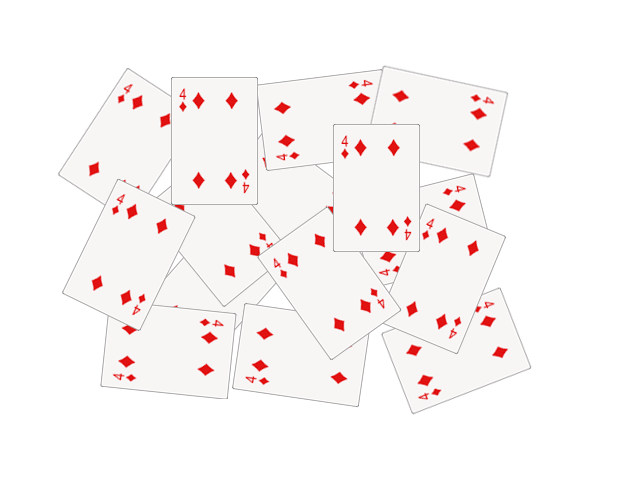
#> input picture seminars/seminar_10/data/cards.png, 640 x 480 px
$ jupyter execute Seminar_10.ipynb   (older library calls are emulated)
#> lines starting #> are read from the running program, lines starting #| are printed output that depends on the picture; after the words box and inside, x2 and y2 are one past the last pixel; in counts of white or black regions, pixels touching at a corner belong together
<center>

# [Компьютерное зрение](http://rairi.ru/wiki/index.php/%D0%9A%D0%BE%D0%BC%D0%BF%D1%8C%D1%8E%D1%82%D0%B5%D1%80%D0%BD%D0%BE%D0%B5_%D0%B7%D1%80%D0%B5%D0%BD%D0%B8%D0%B5)

## <center> Семинар 10 - Классические алгоритмы сегментации изображения и обнаружения объектов

<a target="_blank" href="https://colab.research.google.com/github/alexmelekhin/cv_course_2023/blob/main/seminars/seminar_10/Seminar_10.ipynb">

</a>

***

[cell 1]
import random as rng

import cv2
import numpy as np
import matplotlib.pyplot as plt


rng.seed(12345)

[cell 2]
# !mkdir -p data
# !wget https://github.com/opencv/opencv/raw/4.x/samples/data/cards.png -O data/cards.png

# Image Segmentation with Distance Transform and Watershed Algorithm

Источник - https://docs.opencv.org/3.4/d2/dbd/tutorial_distance_transform.html

[cell 3]
img_src = cv2.cvtColor(cv2.imread("data/cards.png"), cv2.COLOR_BGR2RGB)
plt.imshow(img_src)

[cell 4]
# Change the background from white to black, since that will help later to extract
# better results during the use of Distance Transform
img = img_src.copy()
img[np.all(img == 255, axis=2)] = 0

plt.imshow(img)

[cell 5]
# Create a kernel that we will use to sharpen our image
# an approximation of second derivative, a quite strong kernel
kernel = np.array([[1, 1, 1], [1, -8, 1], [1, 1, 1]], dtype=np.float32)
# do the laplacian filtering as it is
# well, we need to convert everything in something more deeper then CV_8U
# because the kernel has some negative values,
# and we can expect in general to have a Laplacian image with negative values
# BUT a 8bits unsigned int (the one we are working with) can contain values from 0 to 255
# so the possible negative number will be truncated
imgLaplacian = cv2.filter2D(img, cv2.CV_32F, kernel)
sharp = np.float32(img)
imgResult = sharp - imgLaplacian
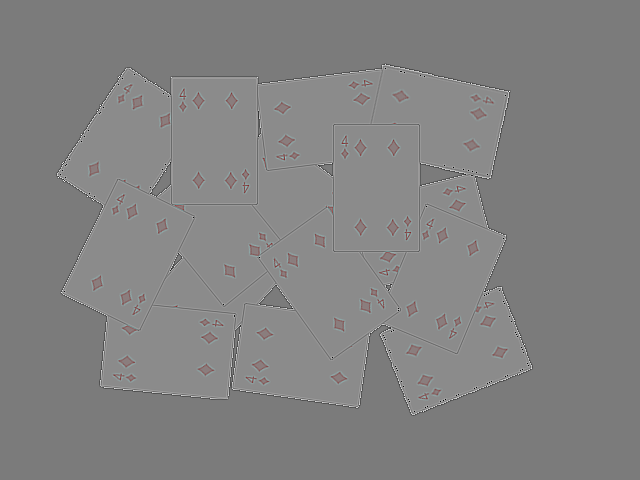
#> imgResult: shape (480, 640, 3) float32; mean R, G, B 102.2, 97.1, 97.1; drawn with min black and max white
# convert back to 8bits gray scale
imgResult = np.clip(imgResult, 0, 255)
imgResult = imgResult.astype('uint8')
imgLaplacian = np.clip(imgLaplacian, 0, 255)
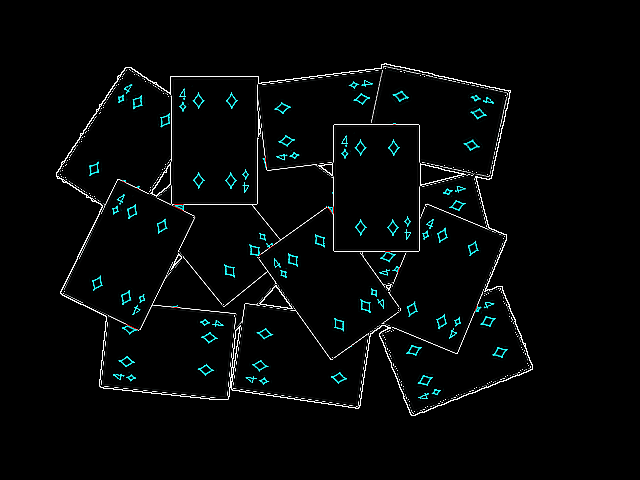
#> imgLaplacian: shape (480, 640, 3) float32; mean R, G, B 5.3, 7.7, 7.7
imgLaplacian = np.uint8(imgLaplacian)
plt.figure(figsize=(10, 5))
plt.subplot(121)
plt.imshow(imgLaplacian)
plt.subplot(122)
plt.imshow(imgResult)

### Бинаризация изображения

[cell 6]
# Create binary image from source image
bw = cv2.cvtColor(imgResult, cv2.COLOR_BGR2GRAY)
_, bw = cv2.threshold(bw, 40, 255, cv2.THRESH_BINARY | cv2.THRESH_OTSU)
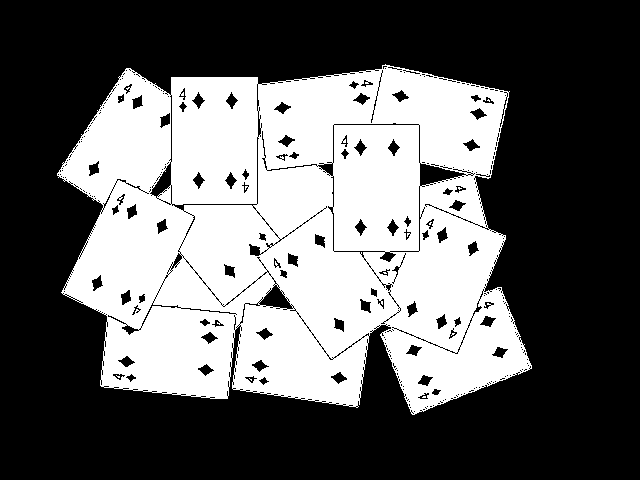
#> bw: shape (480, 640); 38.9% white; 10 white regions (9 under 20 px), largest, box (x1, y1, x2, y2) and area: (57, 64, 532, 415) 119477
plt.imshow(bw, cmap="Greys_r")

### Distance transform

[cell 7]
# Perform the distance transform algorithm
dist = cv2.distanceTransform(bw, cv2.DIST_L2, 3)
# Normalize the distance image for range = {0.0, 1.0}
# so we can visualize and threshold it
cv2.normalize(dist, dist, 0, 1.0, cv2.NORM_MINMAX)
plt.imshow(dist, cmap="Greys_r")

[cell 8]
# Threshold to obtain the peaks
# This will be the markers for the foreground objects
_, dist = cv2.threshold(dist, 0.4, 1.0, cv2.THRESH_BINARY)
#> dist: shape (480, 640) float32; values 0 (black) and 1 (white), 7.1% white; 15 white regions (1 under 20 px), largest, box (x1, y1, x2, y2) and area: (94, 228, 165, 280) 2212, (348, 159, 405, 216) 2186, (187, 112, 243, 169) 2179
# Dilate a bit the dist image
kernel1 = np.ones((3,3), dtype=np.uint8)
dist = cv2.dilate(dist, kernel1)
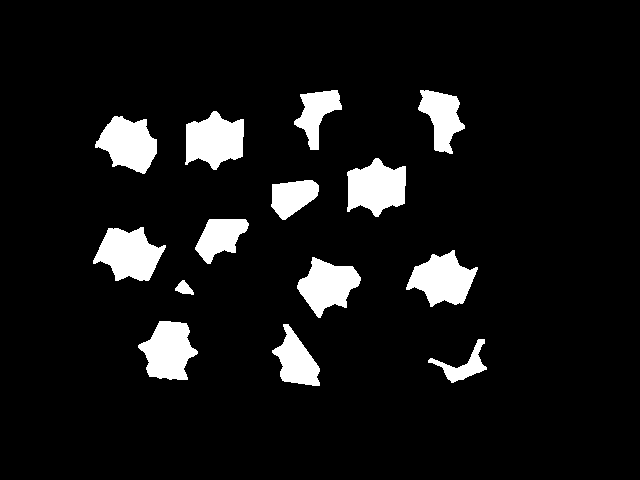
#> dist: shape (480, 640) float32; values 0 (black) and 1 (white), 8.2% white; 14 white regions, largest, box (x1, y1, x2, y2) and area: (93, 227, 166, 281) 2498, (347, 158, 406, 217) 2450, (185, 111, 244, 170) 2442
plt.imshow(dist, cmap="Greys_r")

[cell 9]
# Create the CV_8U version of the distance image
# It is needed for findContours()
dist_8u = dist.astype('uint8')
#> dist_8u: shape (480, 640); values 0 (black) and 1 (white), 8.2% white; 14 white regions
# Find total markers
contours, _ = cv2.findContours(dist_8u, cv2.RETR_EXTERNAL, cv2.CHAIN_APPROX_SIMPLE)
#> contours = 14 contours; largest, box (x1, y1, x2, y2) and area: (93, 227, 166, 281) 2396, (347, 158, 406, 217) 2348, (185, 111, 244, 170) 2340, (406, 250, 478, 307) 2280, (138, 321, 198, 380) 2240
# Create the marker image for the watershed algorithm
markers = np.zeros(dist.shape, dtype=np.int32)
# Draw the foreground markers
for i in range(len(contours)):
    cv2.drawContours(markers, contours, i, (i+1), -1)
#> this loop made 14 passes
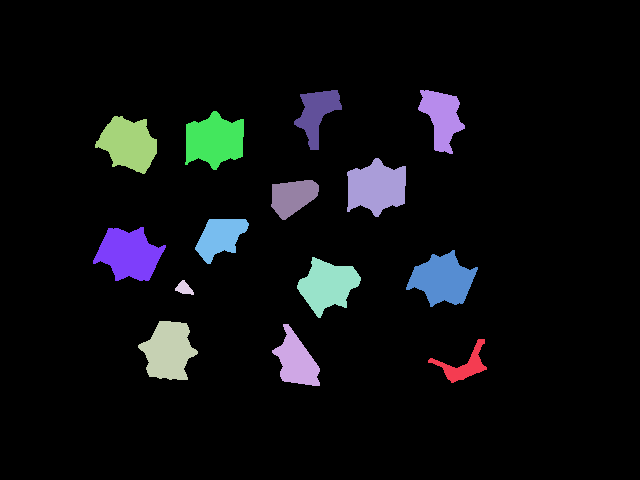
#> markers: shape (480, 640) int32; 15 distinct labels, from 0 to 14; one colour per label, 0 black
# Draw the background marker
cv2.circle(markers, (5,5), 3, (255,255,255), -1)
#> markers: shape (480, 640) int32; 16 distinct labels, from 0 to 255
markers_8u = (markers * 10).astype('uint8')
plt.imshow(markers_8u, cmap="Greys_r")

### Алгоритм Watershed

[cell 10]
# Perform the watershed algorithm
cv2.watershed(imgResult, markers)
#mark = np.zeros(markers.shape, dtype=np.uint8)
mark = markers.astype('uint8')
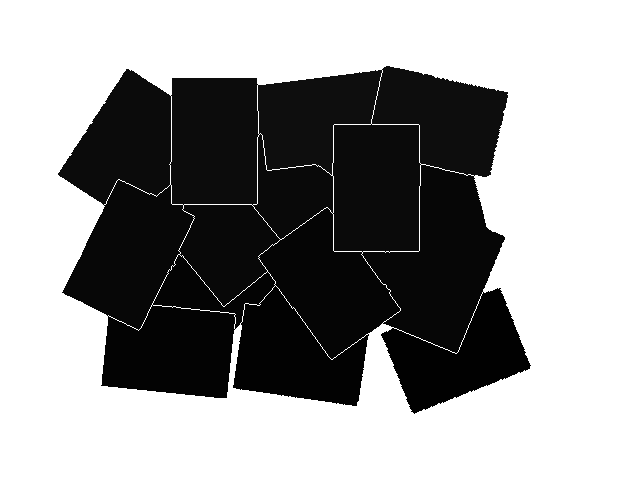
#> mark: shape (480, 640); min 1, max 255, mean 153.8
mark = cv2.bitwise_not(mark)
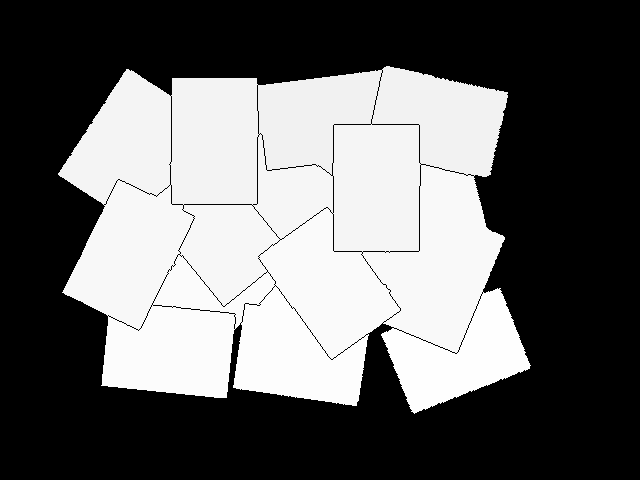
#> mark: shape (480, 640); min 0, max 254, mean 101.2
# uncomment this if you want to see how the mark
# image looks like at that point
# plt.imshow(mark)
# Generate random colors
colors = []
for contour in contours:
    colors.append((rng.randint(0,256), rng.randint(0,256), rng.randint(0,256)))
#> after the loop, colors = [(213, 5, 152), (188, 99, 138), (223, 82, 191), (63, 221, 133), (89, 95, 181), (46, 211, 85), (75, 105, 39), (97, 174, 164), (12, 234, 173), (13, 212, 1), (3, 83, 91), (146, 50, 212), (54, 93, 192), (119, 168, 20)]
# Create the result image
dst = np.zeros((markers.shape[0], markers.shape[1], 3), dtype=np.uint8)
# Fill labeled objects with random colors
for i in range(markers.shape[0]):
    for j in range(markers.shape[1]):
        index = markers[i,j]
        if index > 0 and index <= len(contours):
            dst[i,j,:] = colors[index-1]
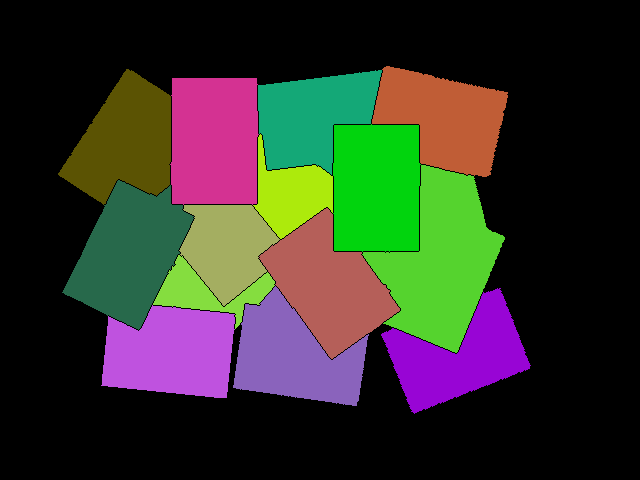
#> dst: shape (480, 640, 3); mean of channels 0, 1, 2 40.2, 50.5, 49.8; drawn as B, G, R
# Visualize the final image
plt.imshow(dst)

[cell 11]
blended = cv2.addWeighted(img_src, 0.5, dst, 0.5, 0.0)
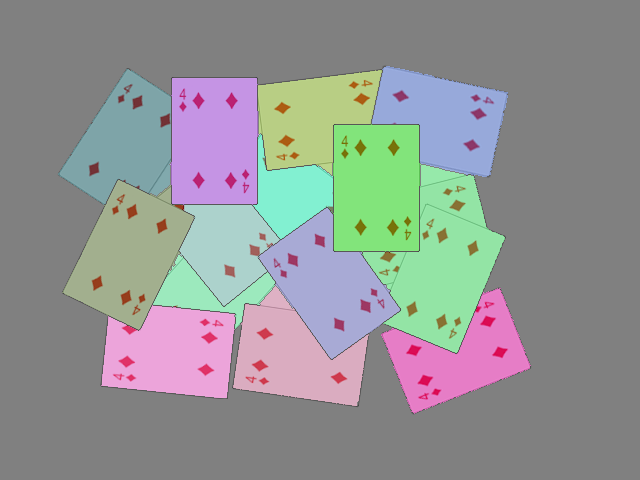
#> blended: shape (480, 640, 3); mean R, G, B 145.7, 148.4, 148.1
plt.imshow(blended)

# Задание: подсчет количества пальцев

Вам предлагается реализовать алгоритм, подсчитывающий количество пальцев.

Один из возможных вариантов решения:
- Получить бинаризованное изображение и найти контур руки;
- Построить выпуклый контур функцией `cv2.convexHull` - https://docs.opencv.org/3.4/d7/d1d/tutorial_hull.html
- Найти дефекты выпуклости контура функцией [`cv2.convexityDefects`](https://docs.opencv.org/3.4/d3/dc0/group__imgproc__shape.html#gada4437098113fd8683c932e0567f47ba)
- После некоторой фильтрации дефектов, их число будет напрямую коррелировать с числом пальцев.

**Требования:**
1. Продемонстрируйте работоспособность алгоритма на любом числе пальцев (от 0 до 5).
2. Используйте фото своей руки для демонстрации (предложенное фото лишь для отладки).

[cell 12]
img = cv2.cvtColor(cv2.imread("data/hand.jpg"), cv2.COLOR_BGR2RGB)
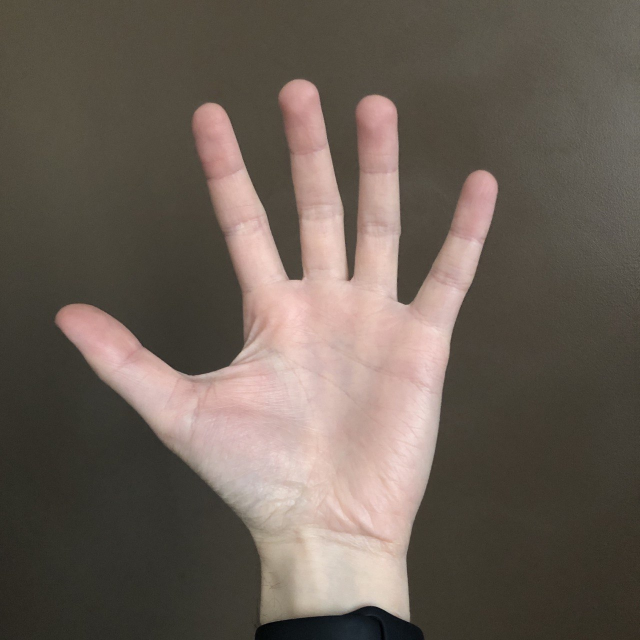
#> input picture seminars/seminar_10/data/hand.jpg, 1280 x 1280 px (shown at 1/2 size)
#> img: shape (1280, 1280, 3)
plt.imshow(img)
